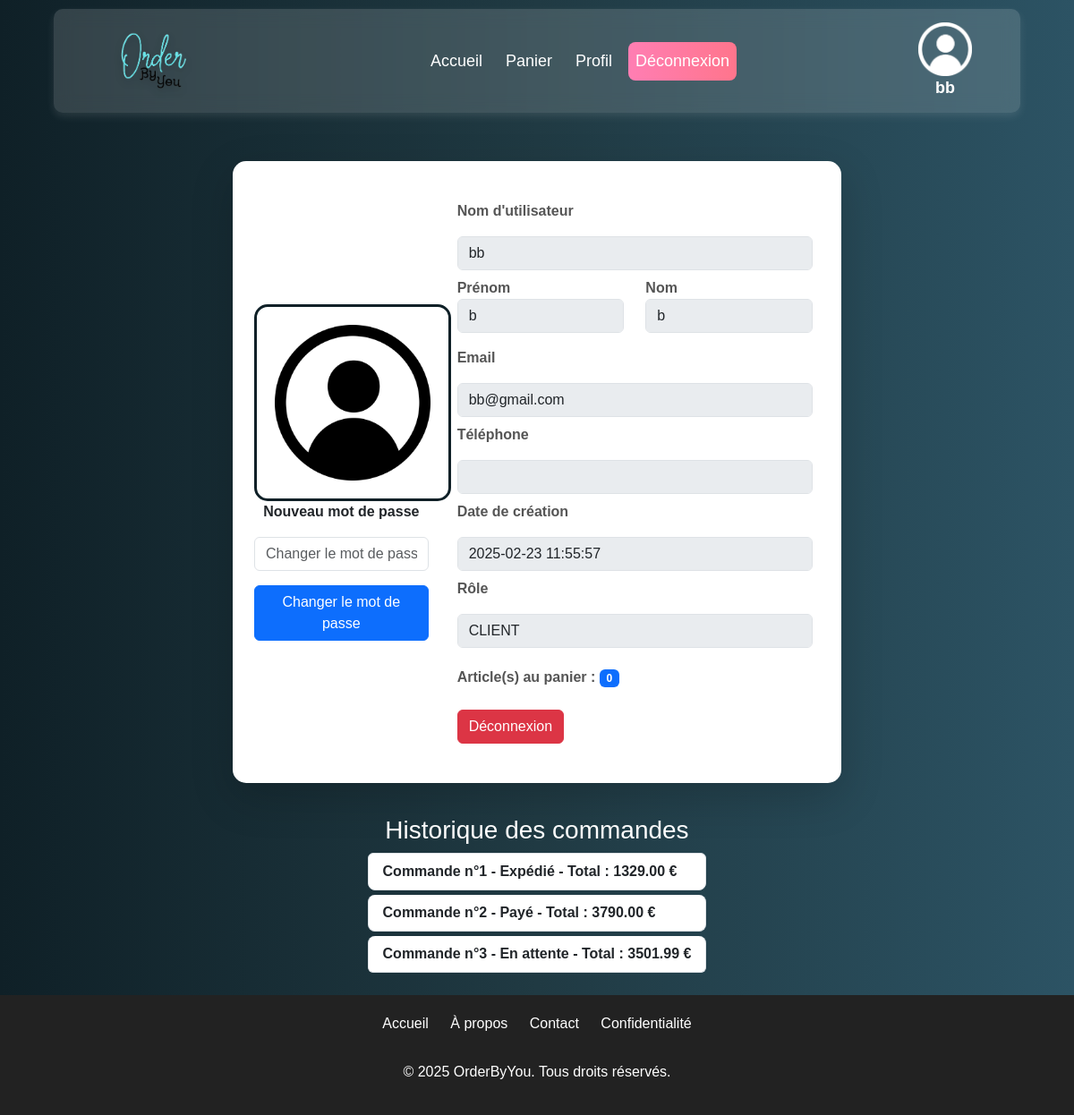
Before: /index.php?pages=profil (signed in) with the older database file.
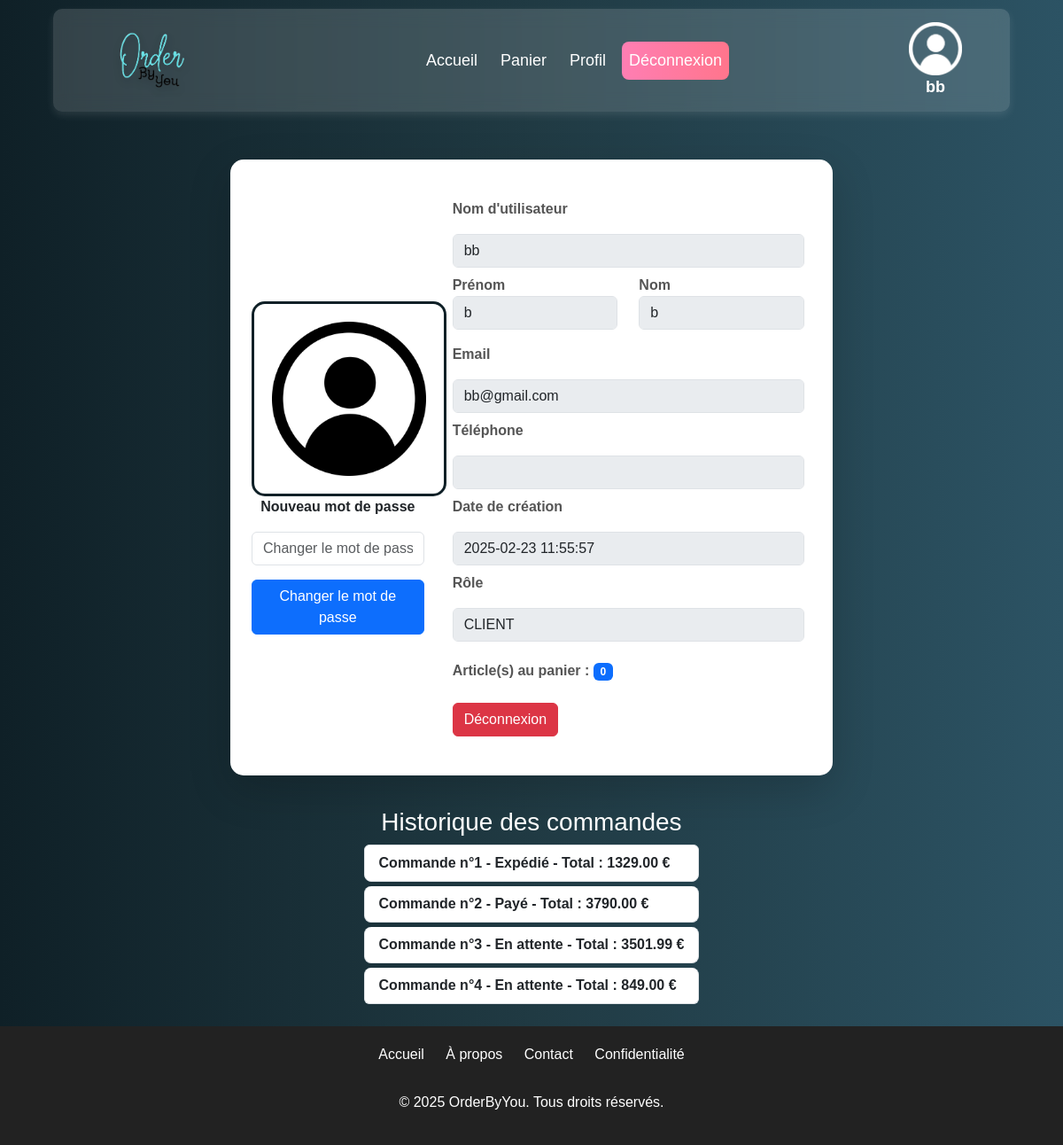
After: the same page with the newer database file.
### tables this page shows
CREATE TABLE IF NOT EXISTS `orders` (
  `id` int NOT NULL AUTO_INCREMENT,
  `user_id` int NOT NULL,
  `total_price` decimal(10,2) NOT NULL,
  `status` varchar(50) DEFAULT 'En attente',
  `created_at` timestamp NULL DEFAULT CURRENT_TIMESTAMP,
  PRIMARY KEY (`id`),
  KEY `fk_orders_user` (`user_id`)
);

### index.php (called while the page is built, shortened)
<?php
include './templates/header.php';
$allowedPages = ['home', 'products', 'cart', 'login', 'register', 'profil', 'logout', 'dashboard', 'order'];
$page = isset($_GET['pages']) ? $_GET['pages'] : 'home';
if (in_array($page, $allowedPages)) {
    $pagePath = './pages/' . $page . '.php';
} else {
    $pagePath = './pages/404.php';
}
include $pagePath;
include './templates/footer.php';
?>

### pages/profil.php (the view, shortened to what this page needs)
<div style="height: 80px;"></div>
<div class="profile-wrapper">
    <div class="container-profile">
        <div class="info card p-4 shadow-lg">
            <div class="row align-items-center">
                <div class="col-md-4 text-center profil-img-container">
                    <img src="./assets/img/profil1.png" alt="Image de profil" class="profil-img">
                    <form method="POST" action="">
                        <p><strong>Nouveau mot de passe</strong></p>
                        <input type="password" class="form-control mt-3" name="new_password" placeholder="Changer le mot de passe" required>
                        <button type="submit" class="btn btn-primary mt-3">Changer le mot de passe</button>
                    </form>
                </div>
                <div class="col-md-8 profil-details">
                    <p><strong>Nom d'utilisateur</strong>
                    <input type="text" class="form-control mt-3" id="profil-name" value="<?= htmlspecialchars($_SESSION['username']) ?>" disabled></p>
                    <div class="row mb-2">
                        <div class="col">
                        <p><strong>Prénom</strong>
                            <input class="form-control" type="text" name="first_name" id="first_name" value="<?= htmlspecialchars($_SESSION['user_firstname'] ?? '') ?>" disabled></p>
                        </div>
                        <div class="col">
                        <p><strong>Nom</strong>
                            <input class="form-control" type="text" name="last_name" id="last_name" value="<?= htmlspecialchars($_SESSION['user_lastname'] ?? '') ?>" disabled></p>
                        </div>
                    </div>
                    <p><strong>Email</strong>
                    <input type="email" class="form-control mt-3" id="profil-email" value="<?= htmlspecialchars($_SESSION['user_email']) ?>" disabled></p>
                    <p><strong>Téléphone</strong>
                    <input type="tel" class="form-control mt-3" id="profil-phone" value="<?= htmlspecialchars($_SESSION['user_phone']) ?>" disabled></p>
                    <p><strong>Date de création</strong>
                    <input type="text" class="form-control mt-3" id="profil-creation" value="<?= htmlspecialchars($_SESSION['user_creation']) ?>" disabled></p>
                    <p><strong>Rôle</strong>
                    <input type="text" class="form-control mt-3" id="profil-role" value="<?= htmlspecialchars($_SESSION['user_role']) ?>" disabled></p>
                    <p><strong>Article(s) au panier :</strong>
                        <span class="badge bg-primary mt-3">
                            <?= isset($_SESSION['cart']) ? array_sum($_SESSION['cart']) : 0 ?>
                        </span>
                    </p>
                    <a href="index.php?pages=logout" class="btn btn-danger mt-3">Déconnexion</a>
                </div>
            </div>
        </div>
    </div>
    <div class="display-orders">
        <?php
        $req = $dbb->prepare("SELECT * FROM orders WHERE user_id = :user_id");
        $req->bindParam(':user_id', $_SESSION['user_id'], PDO::PARAM_INT);
        $req->execute();
        $orders = $req->fetchAll(PDO::FETCH_ASSOC);
        ?>
        <h3 class="text-center mt-3">Historique des commandes</h3>
        <ul class="list-group">
            <?php
            if (!empty($orders)) {
                foreach ($orders as $index => $order) {
                    echo '<li class="list-group-item">Commande n°' . ($index + 1) . ' - ' . htmlspecialchars($order['status']) . ' - Total : ' . htmlspecialchars($order['total_price']) . ' €</li>';
                }
            } else {
                echo '<li class="list-group-item">Aucune commande trouvée</li>';
            }
            ?>
        </ul>
    </div>
</div>

### templates/header.php (shortened to what this page needs)
<!DOCTYPE html>
<html lang="fr">
<head>
    <link rel="stylesheet" href="https://cdn.jsdelivr.net/npm/bootstrap@5.3.0/dist/css/bootstrap.min.css">
    <link rel="stylesheet" href="./assets/css/style.css">
</head>
<body>
<header class="glass-header">
    <nav class="navbar navbar-expand-lg">
        <div class="container-fluid">
            <a href="index.php?pages=home" class="navbar-brand">
                <img src="./assets/img/OrderByYou.png" alt="Logo" class="logo">
            </a>
            <div class="collapse navbar-collapse" id="navbarNav">
                <ul class="navbar-nav mx-auto">
                    <li class="nav-item"><a class="nav-link" href="index.php?pages=home">Accueil</a></li>
                    <li class="nav-item"><a class="nav-link" href="index.php?pages=cart">Panier</a></li>
                    <?php if (!isset($_SESSION['user_id'])): ?>
                        <li class="nav-item"><a class="nav-link btn-register" href="index.php?pages=register">Inscription</a></li>
                        <li class="nav-item"><a class="nav-link btn-login" href="index.php?pages=login">Connexion</a></li>
                    <?php else: ?>
                        <li class="nav-item"><a class="nav-link" href="index.php?pages=profil">Profil</a></li>
                        <li class="nav-item"><a class="nav-link btn-logout" href="index.php?pages=logout">Déconnexion</a></li>
                    <?php endif; ?>
                </ul>
            </div>
        </div>
    </nav>
    <div class="profil-name">
        <img src="./assets/img/profil.png" width="60px" alt="logo profil"><br>
        <strong><?php echo isset($_SESSION['username']) ? htmlspecialchars($_SESSION['username']) : 'Invité'; ?></strong>
    </div>
</header>
</body>
</html>

### templates/footer.php (shortened to what this page needs)
<footer>
    <div class="container-footer">
        <div class="footer-links">
            <a href="index.php?pages=home">Accueil</a>
            <a href="index.php?pages=about">À propos</a>
            <a href="index.php?pages=contact">Contact</a>
            <a href="index.php?pages=privacy">Confidentialité</a>
        </div>
        <div class="footer-social">
        </div>
        <p>&copy; <?php echo date('Y'); ?> OrderByYou. Tous droits réservés.</p>
    </div>
</footer>

### assets/css/style.css (style rules this page uses)
:root { --primary-color: #28a745; --secondary-color: #dc3545; --background-gradient: linear-gradient(to right, #0f2027, #203a43, #2c5364); --font-family-primary: 'Poppins', sans-serif; --font-family-secondary: Arial, Helvetica, sans-serif; --font-family-title: system-ui, -apple-system, BlinkMacSystemFont, 'Segoe UI', Roboto, Oxygen, Ubuntu, Cantarell, 'Open Sans', 'Helvetica Neue', sans-serif; }
body { padding: 0; margin: 0; text-decoration: none; box-sizing: border-box; background: var(--background-gradient); font-family: var(--font-family-primary); color: white; }
.glass-header { background: rgba(255, 255, 255, 0.15); backdrop-filter: blur(10px); box-shadow: 0 4px 10px rgba(255, 255, 255, 0.1); border-radius: 10px; padding: 5px 5%; position: fixed; width: 90%; top: 10px; left: 50%; transform: translateX(-50%); z-index: 1000; transition: all ease-in-out 0.3s; }
.logo { height: 80px; filter: drop-shadow(0px 4px 4px rgba(0, 0, 0, 0.2)); }
.navbar-nav .nav-link { color: white; font-size: 18px; padding: 8px 15px; margin: 0 5px; transition: ease-in-out 0.5s; }
.btn-login, .btn-logout { background: linear-gradient(to right, #ff7eb3, #ff758c); color: white !important; border-radius: 8px; padding: 8px 15px; transition: all 0.3s; }
.profil-name { position: absolute; top: 15px; right: 5%; font-weight: bold; font-size: 18px; color: white; text-align: center; }
.card { border: none; border-radius: 15px; overflow: hidden; transition: transform 0.3s ease, box-shadow 0.3s ease; background: #fff; box-shadow: 0 4px 8px rgba(0, 0, 0, 0.1); }
.profile-wrapper { display: flex; flex-direction: column; align-items: center; justify-content: center; padding-top: 80px; min-height: 80vh; max-width: 60%; margin: 0 auto; }
.container-profile { width: 100%; padding: 20px; border-radius: 12px; }
.profil-img { width: 220px; height: 220px; border-radius: 15px; border: 3px solid #0f2027; padding: 20px; }
.profil-details { padding: 20px; }
.profil-details p { font-size: 1rem; color: #555; margin-bottom: 8px; }
.list-group-item { border-radius: 8px; margin-bottom: 5px; font-weight: bold; }

### templates/footer.php (style rules this page uses)
footer { background: #222; color: white; text-align: center; padding: 20px; margin-top: 20px; }
.footer-links a, .footer-social a { color: white; text-decoration: none; margin: 0 10px; font-size: 16px; }

Changed rows visible on the page:
added orders: status "En attente", total_price "849.00"
